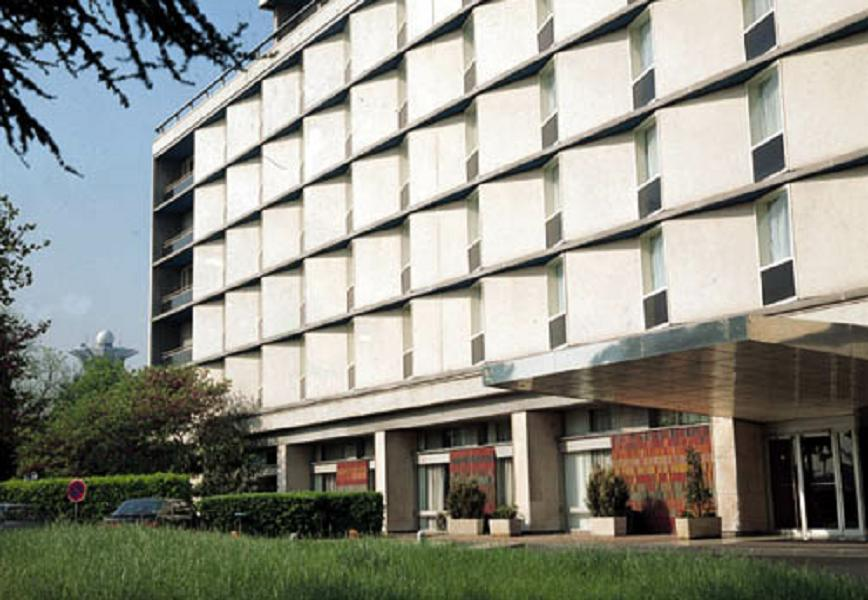
#> input picture data/canny-edge-detector/building.jpg, 868 x 600 px
$ jupyter execute canny-edge-detection.ipynb
#> lines starting #> are read from the running program, lines starting #| are printed output that depends on the picture; after the words box and inside, x2 and y2 are one past the last pixel; in counts of white or black regions, pixels touching at a corner belong together
# Canny Edge Detection

Today we are going to be implementing the Canny edge detection algorithm!!! It is important to note that knowing how to do the code for the first couple cells is not very important since these are just basic visualizations used in my blog. Most of these were generated using AI so I think its more important to know what you want to code and how to prompt in a way to get that. The code for the actual algorithm however I think is very critical to understand if you want to know how this algorithm works on a fundamental level. I would not skimp out on neither the math nor the code (In the notebook there will be a clear sign when we are shifting into relevent code).

www.aryanjain.work/blog/harris-corner-detection

[cell 1]
import numpy as np
import matplotlib.pyplot as plt
import cv2
from scipy import ndimage

[cell 2]
# Load the image we are going to be using for edge detection and display it

img = cv2.imread("../data/canny-edge-detector/building.jpg")
#> img is the input picture: shape (600, 868, 3); mean B, G, R 133.7, 143.6, 142.9
img = cv2.cvtColor(img, cv2.COLOR_BGR2RGB)
print(img.shape)
#| (600, 868, 3)
plt.imshow(img)
plt.title("Building")

[cell 3]
# Images follow this format since the y is represented by the rows: img[y,x]

patch = img[200:250, 100:150]

edge = img[280:300, 140:160]

img_boxes = img.copy()
cv2.rectangle(img_boxes, (100,200), (150,250), (255,0,0), 2)
cv2.rectangle(img_boxes, (140,280), (160,300), (0,255,0), 2)

plt.figure(figsize=(12,4))

plt.subplot(1,3,1)
plt.imshow(img_boxes)
plt.title("Original Image")
plt.axis("off")

plt.subplot(1,3,2)
plt.imshow(patch)
plt.title("Patch Region")
plt.axis("off")

plt.subplot(1,3,3)
plt.imshow(edge)
plt.title("Edge Region")
plt.axis("off")

plt.tight_layout()

plt.savefig("../outputs/canny-edge-detection/patch_vs_edge.png", bbox_inches="tight")

plt.show()

[cell 4]
# Look at intensity values along a strip of pixels

gray_img = cv2.cvtColor(img, cv2.COLOR_BGR2GRAY)
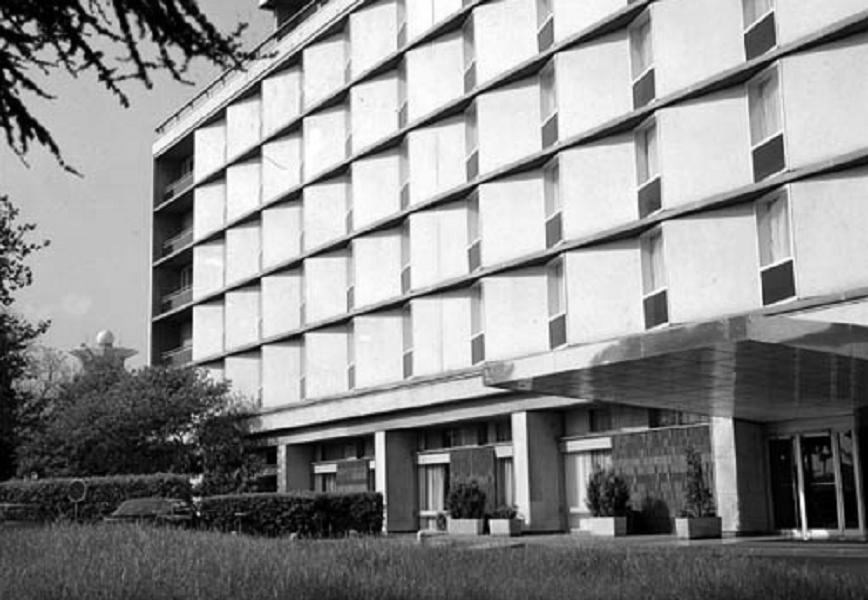
#> gray_img: shape (600, 868); min 0, max 255, mean 140.6

y = 225
x_start = 0
x_end = 868

intensities = gray_img[y, x_start:x_end]
#> intensities = 868 values, max 254 at index 355, min 9 at index 651, mean 190.4
x_vals = np.arange(x_start, x_end)

line = np.linspace(intensities[0], intensities[-1], len(intensities))
#> line = 868 values from 76 to 221

px, py = 200, 225
intensity_point = gray_img[py, px]
#> intensity_point = 238

fig, axs = plt.subplots(1, 2, figsize=(12, 4))

axs[0].imshow(gray_img, cmap='gray')
axs[0].plot([x_start, x_end], [y, y], color='blue', linewidth=2)
axs[0].plot(px, py, marker='*', color='red', markersize=12)
axs[0].set_title("Grayscale Image with Sampling Line")
axs[0].axis("off")

axs[1].plot(x_vals, intensities, label="Intensity", linewidth=2)

axs[1].plot(px, gray_img[y, px], marker='*', color='red', markersize=12)

axs[1].set_title(f"Intensity")
axs[1].set_xlabel("X Position")
axs[1].set_ylabel("Intensity")
axs[1].legend()
axs[1].grid(True)

plt.tight_layout()

plt.savefig("../outputs/canny-edge-detection/intensity.png", bbox_inches="tight")
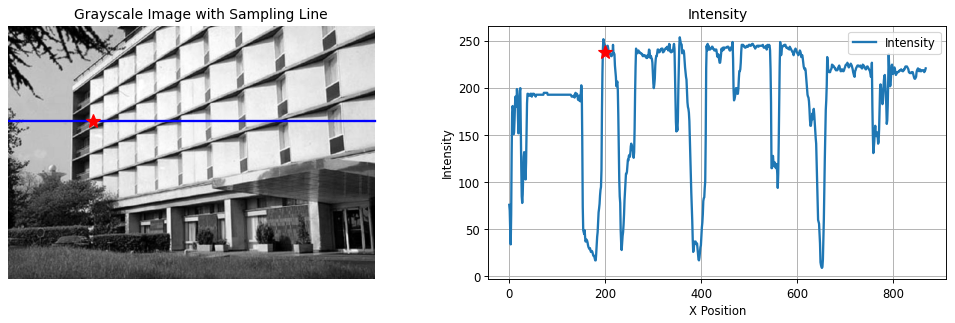
#> figure drawn by matplotlib, 2 panels; panel 2: curve peaks at x = 355, y = 254

plt.show()

[cell 5]
# Look at the gradient of intensity values along the previous strip of pixels

kernel = np.array([-1, 0, 1])

derivative = np.convolve(intensities, kernel, mode="same")
#> derivative = 868 values, max 219 at index 867, min -120 at index 409, mean -0.167

plt.figure(figsize=(10,4))
plt.plot(x_vals, derivative, linewidth=2)
plt.title("Gradient")
plt.xlabel("X Position")
plt.ylabel("Derivative")

plt.grid(True)
plt.tight_layout()
plt.savefig("../outputs/canny-edge-detection/gradient.png", bbox_inches="tight")
#> figure, not shown here; curve peaks at x = 867, y = 219
plt.show()

[cell 6]
# Add Gaussian noise and look at what happens to the derivative

noise_sigma = 20
noise = np.random.normal(0, noise_sigma, gray_img.shape)

noisy_img = gray_img.astype(np.float32) + noise
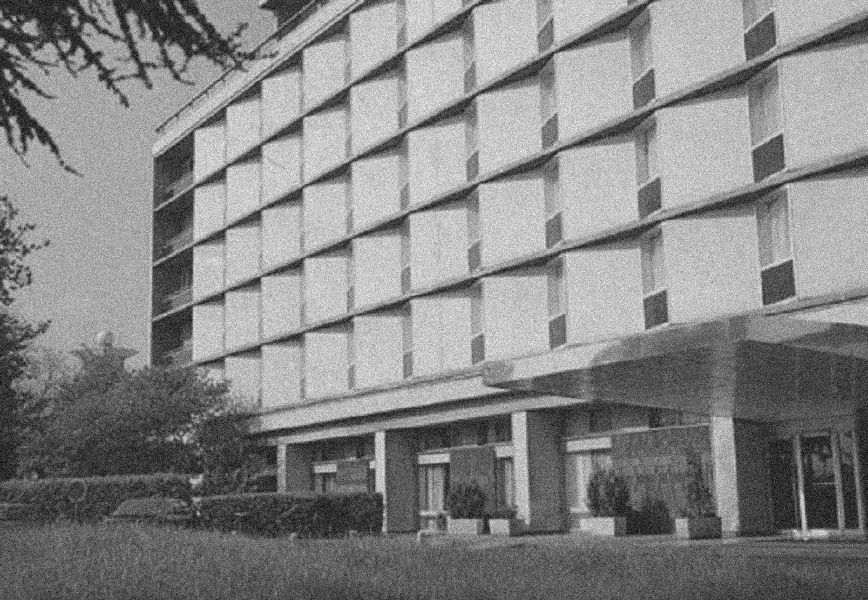
#> noisy_img: shape (600, 868) float64; min -65.93, max 327.6, mean 140.6; drawn with min black and max white
noisy_img = np.clip(noisy_img, 0, 255).astype(np.uint8)

noisy_intensities = noisy_img[y, x_start:x_end]
#> noisy_intensities = 868 values, max 255 at index 196, min 0 at index 176, mean 188.1

kernel = np.array([-1, 0, 1])
gradient = np.convolve(noisy_intensities, kernel, mode="same")
#> gradient = 868 values, max 200 at index 867, min -136 at index 5, mean -0.175

fig, axs = plt.subplots(1, 2, figsize=(14,4))

# Noisy image
axs[0].imshow(noisy_img, cmap="gray")
axs[0].plot([x_start, x_end], [y, y], color="green", linewidth=2)
axs[0].set_title("Image with Gaussian Noise")
axs[0].axis("off")

# Gradient plot
axs[1].plot(x_vals, gradient, linewidth=2)
axs[1].set_title(f"Gradient")
axs[1].set_xlabel("X Position")
axs[1].set_ylabel("Gradient")
axs[1].grid(True)

plt.tight_layout()
plt.savefig("../outputs/canny-edge-detection/noisy_gradient.png", bbox_inches="tight")
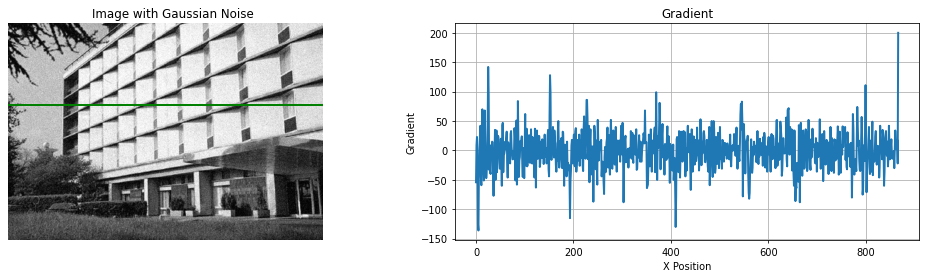
#> figure drawn by matplotlib, 2 panels; panel 2: curve peaks at x = 867, y = 200
plt.show()

[cell 7]
# Applying a Gaussian kernal to the gradient signal

# gradient is from the previous cell

sigma = 15
radius = int(4 * sigma)
k = np.arange(-radius, radius + 1)
gaussian = np.exp(-(k**2) / (2 * sigma**2))
gaussian = gaussian / gaussian.sum()

smoothed_gradient = np.convolve(gradient, gaussian, mode="same")
#> smoothed_gradient = 868 values, max 8.8 at index 373, min -9.72 at index 190, mean -0.175

fig, axs = plt.subplots(3, 1, figsize=(12, 8))

axs[0].plot(x_vals, gradient, color="black", linewidth=1.5)
axs[0].set_title(f"Sigma = {sigma}", fontsize=18)
axs[0].set_ylabel("Gradient")
axs[0].grid(True, linestyle=":")

kernel_offset = 150
axs[1].plot(kernel_offset + np.arange(len(gaussian)), gaussian, color="black", linewidth=1.5)
axs[1].set_ylabel("Kernel")
axs[1].grid(True, linestyle=":")
axs[1].set_xlim(x_vals[0], x_vals[-1])

axs[2].plot(x_vals, smoothed_gradient, color="black", linewidth=1.5)
axs[2].set_ylabel("Convolution")
axs[2].grid(True, linestyle=":")

plt.tight_layout()
plt.savefig("../outputs/canny-edge-detection/gaussian_gradient_smoothing.png", bbox_inches="tight")
#> figure, not shown here; panel 1: curve peaks at x = 867, y = 200; panel 2: curve peaks at x = 210, y = 0.0266; panel 3: curve peaks at x = 373, y = 8.8
plt.show()

[cell 8]
# We are going to be zooming into the Ix gradient to illustrate how in NMS we are thinning out edges as opposed to erasing them

smooth_window_size = 7
blur = cv2.GaussianBlur(gray_img, (smooth_window_size, smooth_window_size), 0)
kernel = np.array([-1, 0, 1], dtype=np.float32) / 2.0
Ix = ndimage.convolve1d(blur, kernel, axis=1, mode='constant')

Ix_norm = (Ix - Ix.min()) / (Ix.max() - Ix.min())
Ix_norm = (Ix_norm * 255).astype(np.uint8)

Ix_rgb = cv2.cvtColor(Ix_norm, cv2.COLOR_GRAY2RGB)

Ix_box = Ix_rgb.copy()

x1, x2, y1, y2 = 120, 170, 200, 250
cv2.rectangle(Ix_box, (x1, y1), (x2, y2), (0, 255, 0), 2)
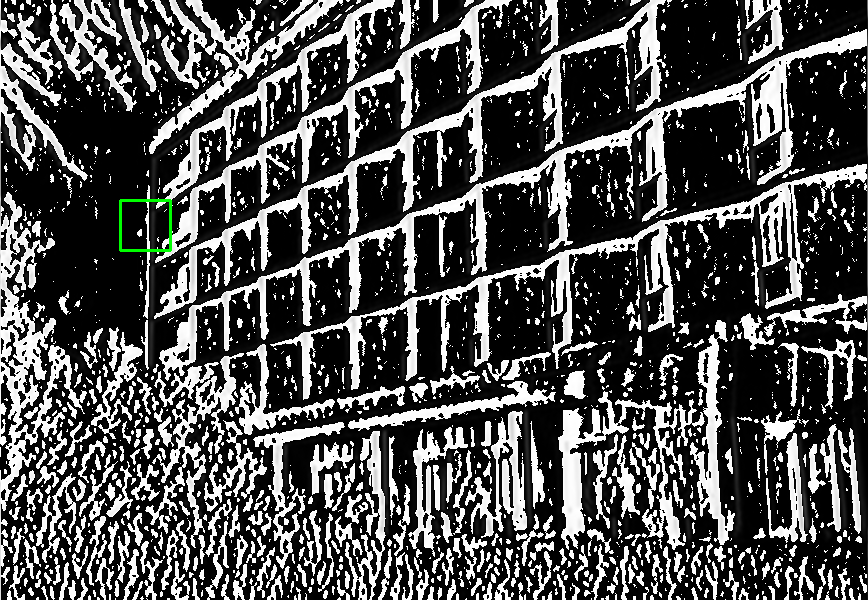
#> Ix_box: shape (600, 868, 3); mean B, G, R 79.1, 79.4, 79.1

zoom_region = Ix_norm[y1:y2, x1:x2]

plt.figure(figsize=(8,4))

plt.subplot(1,2,1)
plt.imshow(Ix_box)
plt.title("Ix with Box")
plt.axis("off")

plt.subplot(1,2,2)
plt.imshow(zoom_region, cmap="gray")
plt.title("Zoomed Region")
plt.axis("off")

plt.tight_layout()
plt.savefig("../outputs/canny-edge-detection/ix_thinning.png", bbox_inches="tight")
plt.show()

# Canny Edge Detection Algorithm Code

Now that we have analyzed the data lets begin actually coding out the algorithm. I will reinitalize the packages and variables so you can start reading from here down without confusion (think of this like two notebooks in one)!

[cell 9]
import numpy as np
import matplotlib.pyplot as plt
import cv2
from scipy import ndimage

[cell 10]
img = cv2.imread("../data/canny-edge-detector/building.jpg")
img = cv2.cvtColor(img, cv2.COLOR_BGR2GRAY)
#> img: shape (600, 868)
plt.imshow(img, cmap = "gray")
plt.title("Building")

[cell 11]
# We will now do the DoG

# Recall the first step is performing a Gaussian Blur
smooth_window_size = 7
blur = cv2.GaussianBlur(img, (smooth_window_size, smooth_window_size), 0)

# We can now create a Kernal and pass it through the image
kernel = np.array([-1, 0, 1], dtype=np.float32) / 2.0
Ix = ndimage.convolve1d(blur, kernel, axis=1, mode='constant')
Iy = ndimage.convolve1d(blur, kernel, axis=0, mode='constant')

# We have successfully computed the gradients and now we display the two
fig, axs = plt.subplots(1, 2, figsize=(12,5))

axs[0].imshow(Ix, cmap="gray")
axs[0].set_title("Ix (Horizontal Gradient)")
axs[0].axis("off")

axs[1].imshow(Iy, cmap="gray")
axs[1].set_title("Iy (Vertical Gradient)")
axs[1].axis("off")

plt.tight_layout()
plt.savefig("../outputs/canny-edge-detection/ix_iy.png", bbox_inches="tight")
plt.show()

[cell 12]
# We now can combine them and this will give us all the edges in the image
grad_mag = np.sqrt(np.square(Ix) + np.square(Iy))

plt.figure(figsize=(6,5))
plt.imshow(grad_mag, cmap="gray")
plt.title("Gradient Magnitude Squared")
plt.axis("off")

plt.tight_layout()
plt.savefig("../outputs/canny-edge-detection/gradient_magnitude.png", bbox_inches="tight")
plt.show()

[cell 13]
# Doing NMS from scratch

# We already have the gradients combined and now we can take those and compute the angle using arctan2 and rad2deg
angle = np.rad2deg(np.arctan2(Iy,Ix))

# np.rad2deg() gives us angles from -180 to 180. Edges don’t care about direction vs opposite direction.
# A 45 degree edge and a 225 degree edge are the same edge. Therefore we add 180 and divide by 180.
angle = (angle + 180) % 180

# q is the quantized array and we will use masks to apply the correct bins to each angle
q = np.zeros_like(angle)

mask = (angle >= 22.5) & (angle < 67.5)
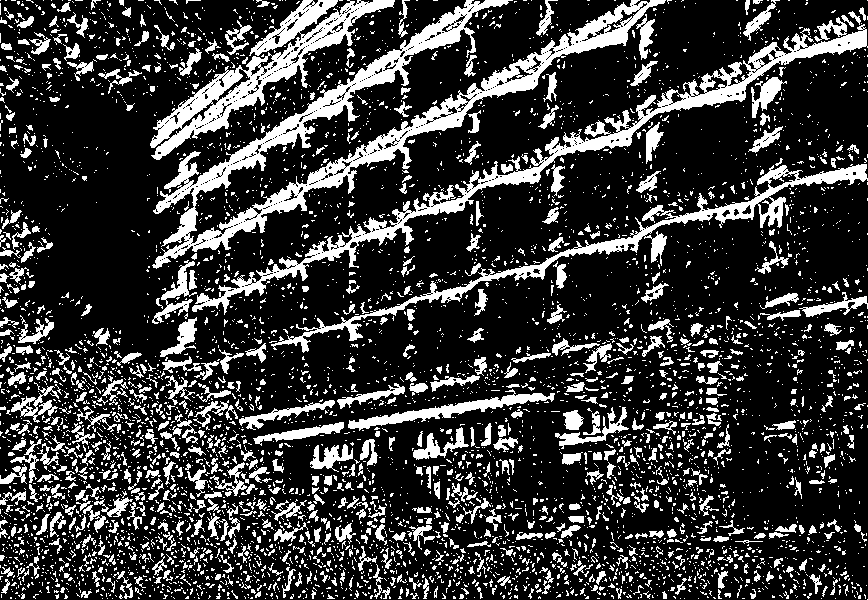
#> mask: shape (600, 868) bool; 22.3% white; 5311 white regions (4594 under 20 px), largest, box (x1, y1, x2, y2) and area: (152, 0, 666, 269) 17776, (192, 17, 868, 315) 11255, (150, 0, 395, 160) 8094
q[mask] = 45

mask = (angle >= 67.5) & (angle < 112.5)
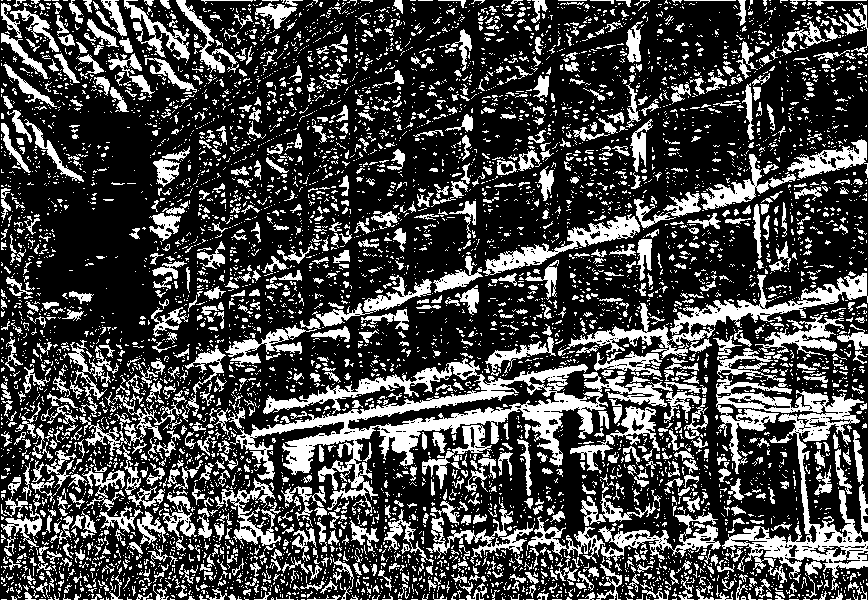
#> mask: shape (600, 868) bool; 27.8% white; 6795 white regions (5731 under 20 px), largest, box (x1, y1, x2, y2) and area: (230, 358, 701, 516) 14688, (716, 376, 868, 579) 8371, (558, 273, 868, 359) 4555
q[mask] = 90

mask = (angle >= 112.5) & (angle < 157.5)
#> mask: shape (600, 868) bool; every value is 0
q[mask] = 135

nms = np.zeros_like(grad_mag)
H,W = nms.shape
#> H = 600; W = 868

# we are chopping off the first and last values so we don't go out of bounds
for y in range(1,H-1):
    for x in range(1,W-1):
        current_grad = grad_mag[y,x]
        direction = q[y,x]

        if direction == 0:
            # this means we are going left to right
            # p stands for pixel
            p1 = grad_mag[y,x-1]
            p2 = grad_mag[y,x+1]
        elif direction == 45:
            # the angle is 45 degrees so we need the top left and bottom right neighboring pixel
            p1 = grad_mag[y-1,x-1]
            p2 = grad_mag[y+1,x+1]
        elif direction == 90:
            # we are going up down
            p1 = grad_mag[y-1,x]
            p2 = grad_mag[y+1,x]
        else:
            # the angle is 135 so we need top right and bottom left
            p1 = grad_mag[y-1,x+1]
            p2 = grad_mag[y+1,x-1]
        if current_grad >= p1 and current_grad >= p2:
            nms[y,x] = current_grad
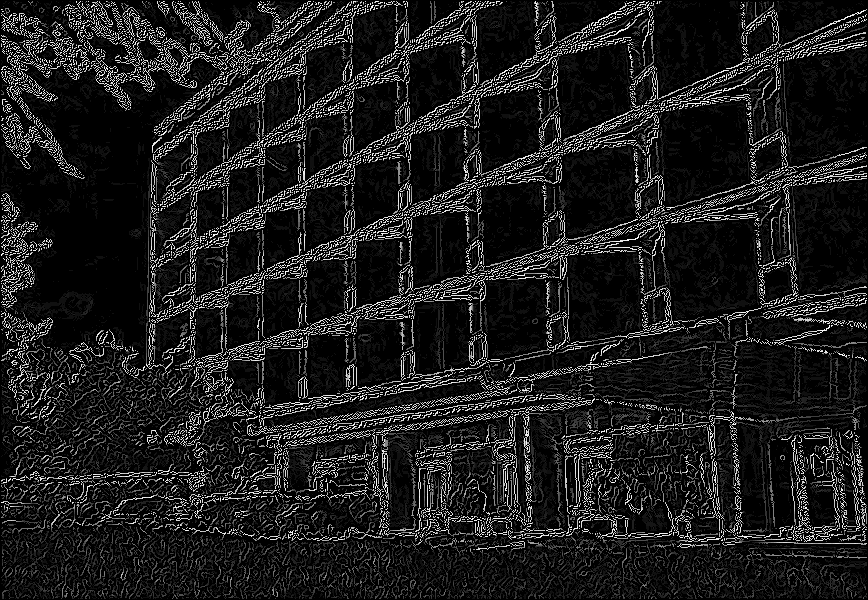
#> nms: shape (600, 868) float16; min 0, max 15.91, mean 1.8; drawn with min black and max white

plt.figure(figsize=(12, 4))

plt.subplot(1, 3, 1)
plt.imshow(grad_mag, cmap="gray")
plt.title("Gradient Magnitude")
plt.axis("off")

plt.subplot(1, 3, 2)
plt.imshow(nms, cmap="gray")
plt.title("After NMS")
plt.axis("off")

plt.tight_layout()
plt.savefig("../outputs/canny-edge-detection/post_nms.png", bbox_inches="tight")
plt.show()

[cell 14]
# we will now move into the final part of this algorithm: hysteresis thresholding

# abitrary values for these (except the strong)
high_thresh = 0.675 * nms.max()
#> high_thresh = 10.74
low_thresh = 0.2 * nms.max()
#> low_thresh = 3.18

strong = 255
weak = 125

res = np.zeros_like(nms,dtype = np.uint8)

strong_y, strong_x = np.where(nms >= high_thresh)
weak_y, weak_x = np.where((nms < high_thresh)& (nms >= low_thresh))
res[strong_y, strong_x] = strong
res[weak_y, weak_x] = weak

# Now we do the 8-neighbor check
H, W = res.shape
for y in range(1,H-1):
    for x in range(1,W-1):
        if res[y,x] == weak:
            if (res[y-1,x] == strong or res[y+1,x] == strong or res[y,x-1] == strong or res[y,x+1] == strong or
                res[y-1,x-1] == strong or res[y-1,x+1] == strong or res[y+1,x-1] == strong or res[y+1,x+1] == strong):
                res[y,x] = strong
            else:
                res[y,x] = 0

[cell 15]
plt.figure(figsize=(8,4))

plt.subplot(1,2,1)
plt.imshow(nms, cmap="gray")
plt.title("After NMS")
plt.axis("off")

plt.subplot(1,2,2)
plt.imshow(res, cmap="gray")
plt.title("After Hysteresis")
plt.axis("off")

plt.tight_layout()
plt.savefig("../outputs/canny-edge-detection/post_hysteresis.png", bbox_inches="tight")
plt.show()

[cell 16]
# original color
img_color = cv2.imread("../data/canny-edge-detector/building.jpg")
img_color = cv2.cvtColor(img_color, cv2.COLOR_BGR2RGB)

# grayscale (you already have this, but keeping consistent)
img_gray = cv2.cvtColor(img_color, cv2.COLOR_RGB2GRAY)

# OpenCV Canny (use same thresholds for fairness)
canny_cv = cv2.Canny(img_gray, int(low_thresh), int(high_thresh))
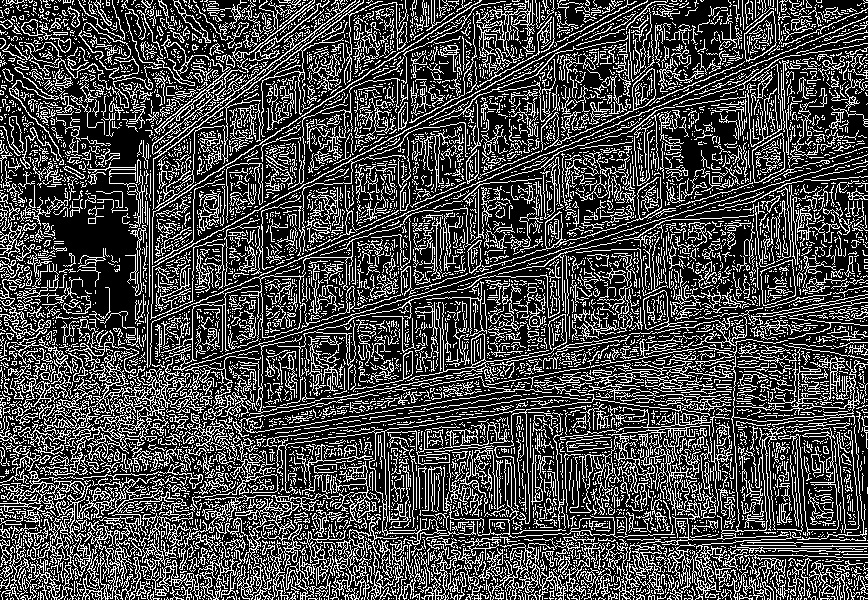
#> canny_cv: shape (600, 868); 28.3% white in thin lines or dots

plt.figure(figsize=(16, 4))

# original
plt.subplot(1, 4, 1)
plt.imshow(img_color)
plt.title("Original")
plt.axis("off")

# grayscale
plt.subplot(1, 4, 2)
plt.imshow(img_gray, cmap="gray")
plt.title("Grayscale")
plt.axis("off")

# your implementation
plt.subplot(1, 4, 3)
plt.imshow(res, cmap="gray")
plt.title("Your Canny")
plt.axis("off")

# OpenCV Canny
plt.subplot(1, 4, 4)
plt.imshow(canny_cv, cmap="gray")
plt.title("OpenCV Canny")
plt.axis("off")

plt.tight_layout()
plt.savefig("../outputs/canny-edge-detection/final.png", bbox_inches="tight")
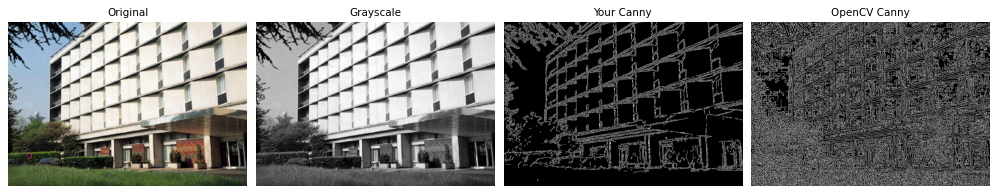
#> figure drawn by matplotlib, 4 panels
plt.show()
